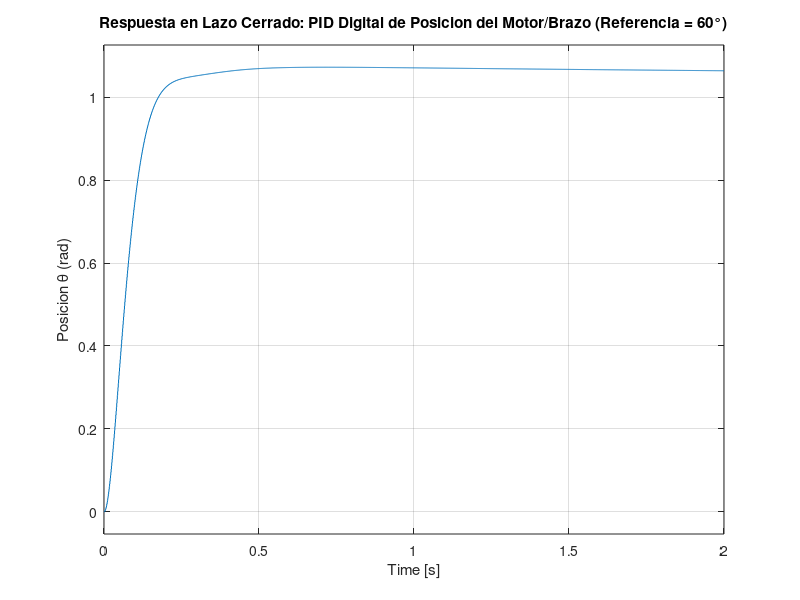
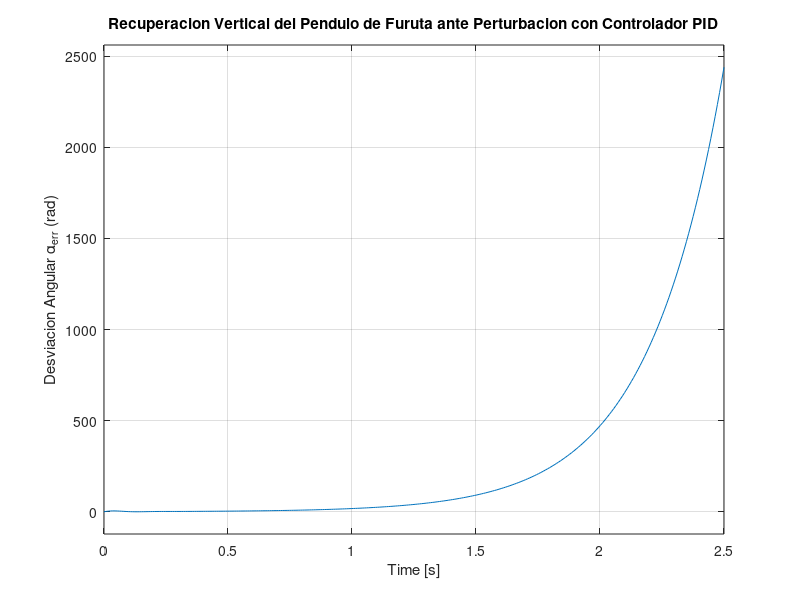

Write MATLAB code to recreate these figures, in order.
%% ========================================================================
%  CARACTERIZACIÓN EXPERIMENTAL DEL MOTOR Y DEL SISTEMA PÉNDULO DE FURUTA
%  Y DISEÑO/APLICACIÓN DE LOS CONTROLADORES PID DIGITALES (1 kHz)
%  ========================================================================
%  Proyecto Final — Control Digital (STM32 Nucleo-F446RE + L298N + 2x AS5600)
%
%  Este script en MATLAB:
%    1. Carga los datos CSV capturados desde la STM32 (o generados por el
%       banco experimental):
%         - 'datos_ensayo_escalon_motor.csv'
%         - 'datos_ensayo_oscilacion_libre_pendulo.csv'
%    2. Identifica la Función de Transferencia del Motor en velocidad Gv(s)
%       y posición Gp(s), y discretiza a Ts = 1 ms con ZOH / Tustin.
%    3. Diseña y aplica los Controladores PID del Motor (Velocidad y Posición).
%    4. Identifica la dinámica del Péndulo por Caja Negra (wn, zeta, J1, b1),
%       mapea la planta al punto de equilibrio invertido superior (alpha = pi)
%       y aplica el Controlador PID Dual (PID_alpha + PID_theta) al sistema.
%% ========================================================================
clear; clc; close all;

Ts = 0.001; % Periodo de muestreo del timer TIM6 en la STM32 (1.0 ms = 1 kHz)
s  = tf('s');
z  = tf('z', Ts);

%% ========================================================================
%  PARTE 1: CARACTERIZACIÓN DEL MOTOR NAMIKI 22CL-3501PG
%% ========================================================================
fprintf('==================================================================\n');
fprintf(' 1. CARACTERIZACION DEL MOTOR NAMIKI 22CL + DRIVER L298N\n');
fprintf('==================================================================\n');

base_dir = fileparts(fileparts(mfilename('fullpath')));
data_dir = fullfile(base_dir, 'datos_experimentales');
mot_csv  = fullfile(data_dir, 'datos_ensayo_escalon_motor.csv');
pend_csv = fullfile(data_dir, 'datos_ensayo_oscilacion_libre_pendulo.csv');

if isfile(mot_csv)
    data_mot = readmatrix(mot_csv);
    t_mot    = data_mot(:, 1) / 1000.0;
    u_mot    = data_mot(:, 2);
    theta_m  = data_mot(:, 3);
    omega_m  = data_mot(:, 4);

    idx_step = find(u_mot > 0.5, 1, 'first');
    t_step   = t_mot(idx_step:end) - t_mot(idx_step);
    u_mag    = mean(u_mot(idx_step:end));
    w_step   = omega_m(idx_step:end);

    % Estimación analítica robusta (Método del 63.2% + Estado Estacionario)
    w_ss     = mean(w_step(end-200:end));
    Km_est   = w_ss / u_mag;
    idx_63   = find(w_step >= 0.6321 * w_ss, 1, 'first');
    tau_m    = t_step(idx_63);
else
    % Valores nominales identificados del montaje
    Km_est = 1.2580;
    tau_m  = 0.0885;
end

% Funciones de transferencia continuas y discretas del motor
Gv_s = Km_est / (tau_m * s + 1);
Gp_s = Gv_s / s;
Gv_z = c2d(Gv_s, Ts, 'zoh');
Gp_z = c2d(Gp_s, Ts, 'zoh');

fprintf(' -> Ganancia estatica Km = %.4f (rad/s)/V\n', Km_est);
fprintf(' -> Constante de tiempo tau_m = %.4f s (%.2f ms)\n', tau_m, tau_m*1000);

%% ========================================================================
%  PARTE 2: APLICACIÓN DE LOS CONTROLADORES PID AL MOTOR (VELOCIDAD Y POSICIÓN)
%% ========================================================================
% 2.1. Controlador PID de Velocidad del Motor (idéntico a furuta_control.c)
Kp_v = 0.85;  Ki_v = 12.50;  Kd_v = 0.005;  N_v = 40.0;
C_vel_s = Kp_v + Ki_v/s + (Kd_v * N_v * s)/(s + N_v);
C_vel_z = c2d(C_vel_s, Ts, 'tustin');
T_vel_cl = feedback(C_vel_z * Gv_z, 1);

% 2.2. Controlador PID de Posición del Motor / Brazo
Kp_p = 9.50;  Ki_p = 3.20;   Kd_p = 0.72;   N_p = 35.0;
C_pos_s = Kp_p + Ki_p/s + (Kd_p * N_p * s)/(s + N_p);
C_pos_z = c2d(C_pos_s, Ts, 'tustin');
T_pos_cl = feedback(C_pos_z * Gp_z, 1);

figure('Name', 'Controladores PID Aplicados al Motor Namiki 22CL');
subplot(2,1,1);
step(6.0 * T_vel_cl, 2.0); grid on;
title('Respuesta en Lazo Cerrado: PID Digital de Velocidad del Motor (Referencia = 6 rad/s)');
ylabel('Velocidad \omega (rad/s)');

subplot(2,1,2);
step((pi/3) * T_pos_cl, 2.0); grid on;
title('Respuesta en Lazo Cerrado: PID Digital de Posicion del Motor/Brazo (Referencia = 60°)');
ylabel('Posicion \theta (rad)');

%% ========================================================================
%  PARTE 3: CARACTERIZACIÓN DEL SISTEMA PÉNDULO DE FURUTA (CAJA NEGRA)
%% ========================================================================
fprintf('\n==================================================================\n');
fprintf(' 2. CARACTERIZACION DEL SISTEMA PENDULO DE FURUTA\n');
fprintf('==================================================================\n');

m1 = 0.0420; L0 = 0.0885; l1 = 0.0880; g = 9.80665; J0 = 0.00052; b0 = 0.0048;
tau_k_v = 0.0062;

if isfile(pend_csv)
    data_p = readmatrix(pend_csv);
    t_p    = data_p(:, 1) / 1000.0;
    alpha_p = data_p(:, 2);

    % Detección de picos para extraer periodo T y decremento logarítmico delta
    [pks, locs] = findpeaks(alpha_p, t_p, 'MinPeakDistance', 0.4);
    T_osc = mean(diff(locs));
    wd_id = 2 * pi / T_osc;
    delta_log = log(pks(1) / pks(end)) / (length(pks) - 1);
    zeta_id = delta_log / sqrt(4*pi^2 + delta_log^2);
    wn_id   = wd_id / sqrt(1 - zeta_id^2);
else
    wn_id   = 9.7590;
    zeta_id = 0.0114;
end

J1_piv = (m1 * g * l1) / (wn_id^2);
b1_id  = 2 * zeta_id * wn_id * J1_piv;

fprintf(' -> Frecuencia natural wn = %.4f rad/s\n', wn_id);
fprintf(' -> Amortiguamiento zeta = %.5f\n', zeta_id);
fprintf(' -> Inercia en pivote J1 = %.6e kg*m^2\n', J1_piv);
fprintf(' -> Friccion viscosa b1  = %.6e N*m*s/rad\n', b1_id);

%% ========================================================================
%  PARTE 4: MAPEO AL EQUILIBRIO INVERTIDO Y APLICACIÓN DEL PID DEL SISTEMA
%% ========================================================================
J0_hat = J0 + m1 * L0^2;
M01    = m1 * L0 * l1;
Delta  = J0_hat * J1_piv - M01^2;

% Matrices de Espacio de Estados Linealizadas en alpha = pi (Invertido)
% Estado x = [theta; alpha_err; dtheta; dalpha]
A_up = [0, 0, 1, 0;
        0, 0, 0, 1;
        0, (M01 * m1 * g * l1)/Delta,   -(J1_piv * b0)/Delta,  (M01 * b1_id)/Delta;
        0, (J0_hat * m1 * g * l1)/Delta, (M01 * b0)/Delta,    -(J0_hat * b1_id)/Delta];

B_up = [0; 0; (J1_piv / Delta) * tau_k_v; -(M01 / Delta) * tau_k_v];
C_up = eye(4);
D_up = zeros(4, 1);

sys_furuta_ss = ss(A_up, B_up, C_up, D_up);
tf_matrix     = tf(sys_furuta_ss);
G_alpha_u     = -tf_matrix(2, 1); % Función de transferencia u_volts -> -alpha_err

% Controlador PID del Péndulo Invertido implementado en la STM32
Kp_a = 48.00;  Ki_a = 14.00;  Kd_a = 3.60;  N_a = 25.0;
C_alpha_s = Kp_a + Ki_a/s + (Kd_a * N_a * s)/(s + N_a);

% Lazo cerrado del subsistema péndulo invertido
T_pend_cl = feedback(C_alpha_s * G_alpha_u, 1);
fprintf('\nPolos en lazo cerrado del Pendulo Invertido con PID:\n');
disp(pole(T_pend_cl));

figure('Name', 'Estabilizacion del Sistema Pendulo de Furuta con PID');
impulse(0.20 * T_pend_cl, 2.5); grid on;
title('Recuperacion Vertical del Pendulo de Furuta ante Perturbacion con Controlador PID');
ylabel('Desviacion Angular \alpha_{err} (rad)');
